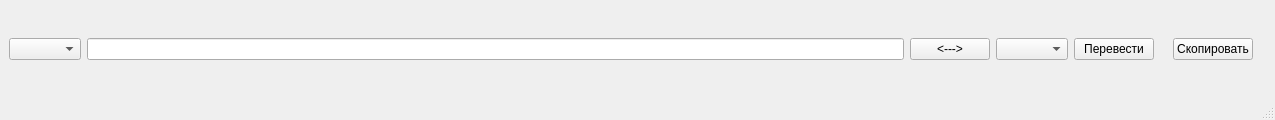
<?xml version="1.0" encoding="UTF-8"?>
<ui version="4.0">
 <class>MainWindow</class>
 <widget class="QMainWindow" name="MainWindow">
  <property name="geometry">
   <rect>
    <x>0</x>
    <y>0</y>
    <width>1275</width>
    <height>120</height>
   </rect>
  </property>
  <property name="sizePolicy">
   <sizepolicy hsizetype="Minimum" vsizetype="Minimum">
    <horstretch>0</horstretch>
    <verstretch>0</verstretch>
   </sizepolicy>
  </property>
  <property name="minimumSize">
   <size>
    <width>1000</width>
    <height>120</height>
   </size>
  </property>
  <property name="windowTitle">
   <string>MainWindow</string>
  </property>
  <widget class="QWidget" name="centralwidget">
   <layout class="QHBoxLayout" name="horizontalLayout">
    <item>
     <widget class="QComboBox" name="comboBoxFrom"/>
    </item>
    <item>
     <widget class="QLineEdit" name="lineEdit">
      <property name="maximumSize">
       <size>
        <width>16777215</width>
        <height>16777215</height>
       </size>
      </property>
     </widget>
    </item>
    <item>
     <widget class="QPushButton" name="swapButton">
      <property name="text">
       <string>&lt;---&gt;</string>
      </property>
     </widget>
    </item>
    <item>
     <widget class="QComboBox" name="comboBoxTo"/>
    </item>
    <item>
     <widget class="QPushButton" name="translateButton">
      <property name="text">
       <string>Перевести</string>
      </property>
     </widget>
    </item>
    <item>
     <widget class="QLabel" name="translatedValue">
      <property name="sizePolicy">
       <sizepolicy hsizetype="Minimum" vsizetype="Minimum">
        <horstretch>0</horstretch>
        <verstretch>0</verstretch>
       </sizepolicy>
      </property>
      <property name="text">
       <string/>
      </property>
     </widget>
    </item>
    <item>
     <widget class="QPushButton" name="copyButton">
      <property name="text">
       <string>Скопировать</string>
      </property>
     </widget>
    </item>
    <item>
     <widget class="QLabel" name="errLine">
      <property name="sizePolicy">
       <sizepolicy hsizetype="Minimum" vsizetype="Maximum">
        <horstretch>0</horstretch>
        <verstretch>0</verstretch>
       </sizepolicy>
      </property>
      <property name="text">
       <string/>
      </property>
     </widget>
    </item>
   </layout>
  </widget>
  <widget class="QMenuBar" name="menubar">
   <property name="geometry">
    <rect>
     <x>0</x>
     <y>0</y>
     <width>1275</width>
     <height>43</height>
    </rect>
   </property>
  </widget>
  <widget class="QStatusBar" name="statusbar"/>
 </widget>
 <resources/>
 <connections/>
</ui>
